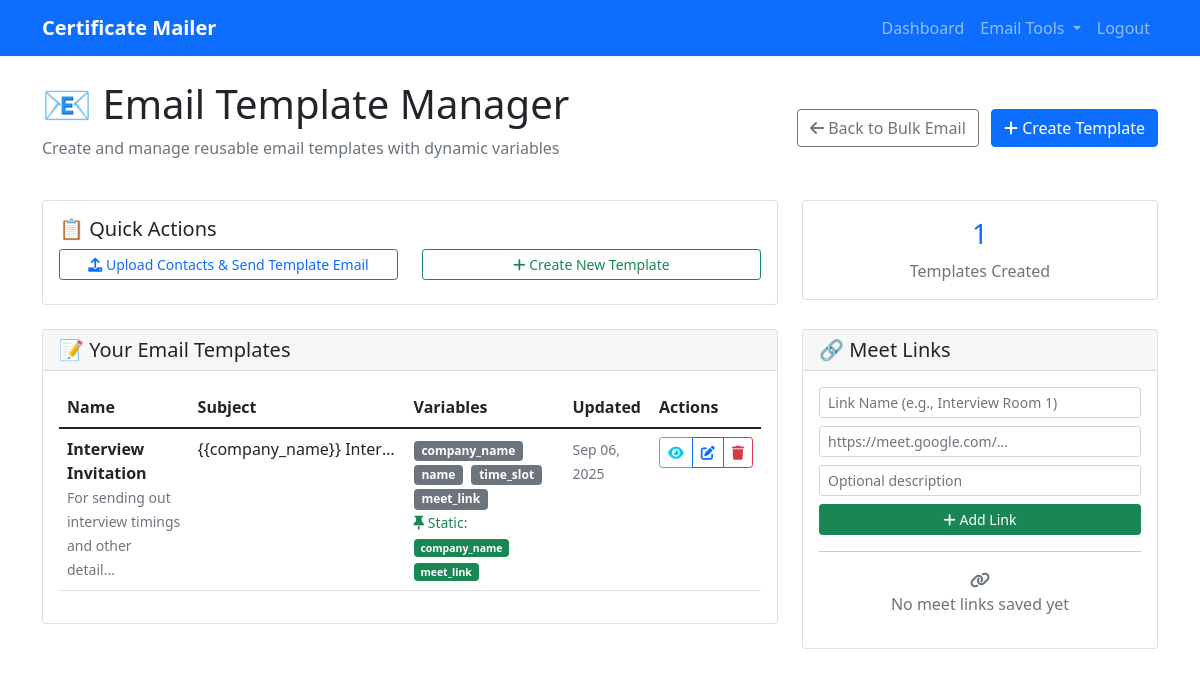
The page /bulk-email/templates (signed in) on the database as committed earlier.
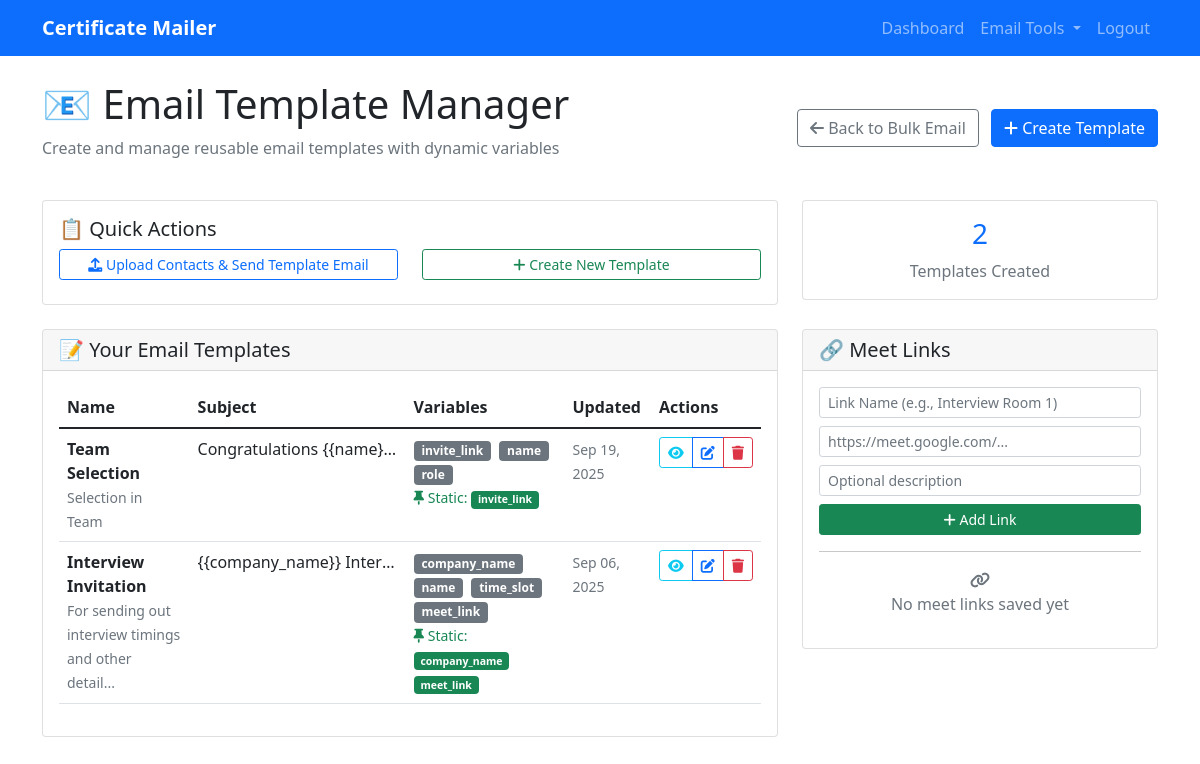
The same page on the database as committed later.
### models.py (models this page shows)
class EmailTemplate(db.Model):
    id = db.Column(db.Integer, primary_key=True)
    name = db.Column(db.String(100), nullable=False)  # Template name (e.g., "Interview Invitation")
    subject = db.Column(db.String(255), nullable=False)  # Email subject with variables
    body = db.Column(db.Text, nullable=False)  # Email body with Jinja2-like variables
    description = db.Column(db.Text)  # Description of when to use this template
    user_id = db.Column(db.Integer, db.ForeignKey('user.id'), nullable=False)
    created_at = db.Column(db.DateTime, default=datetime.utcnow)
    updated_at = db.Column(db.DateTime, default=datetime.utcnow, onupdate=datetime.utcnow)
    template_variables = db.Column(db.Text)  # JSON: ["name", "meet_link", "time_slot", "custom_field"]
    static_variables = db.Column(db.Text)  # JSON: {"company_name": "TechCorp Inc.", "meet_link": "https://meet.google.com/xyz"}
    user = db.relationship('User', backref='email_templates')

### blueprints/bulk_email/routes.py (the view)
@bulk_email_bp.route('/bulk-email/templates')
@login_required
def template_dashboard(current_user):
    templates = get_user_templates(current_user.id)
    meet_links = get_user_meet_links(current_user.id)
    return render_template('bulk_email/templates/dashboard.html',
                          templates=templates,
                          meet_links=meet_links,
                          user=current_user)

### blueprints/bulk_email/template_utils.py (called while the page is built, shortened)
def get_user_templates(user_id):
    templates = EmailTemplate.query.filter_by(user_id=user_id).order_by(EmailTemplate.updated_at.desc()).all()
    template_list = []
    for template in templates:
        variables = json.loads(template.template_variables) if template.template_variables else []
        static_variables = json.loads(template.static_variables) if template.static_variables else {}
        template_list.append({
            'id': template.id,
            'name': template.name,
            'subject': template.subject,
            'body': template.body,
            'description': template.description,
            'variables': variables,
            'static_variables': static_variables,
            'created_at': template.created_at,
            'updated_at': template.updated_at
        })
    return template_list

def get_user_meet_links(user_id):
    links = MeetLink.query.filter_by(user_id=user_id, is_active=True).order_by(MeetLink.created_at.desc()).all()
    link_list = []
    return link_list

### templates/bulk_email/templates/dashboard.html (shortened to what this page needs)
{% extends "base.html" %}
{% block content %}
<div class="row">
    <div class="col-12">
        <div class="d-flex justify-content-between align-items-center mb-4">
            <div>
                <h1>📧 Email Template Manager</h1>
                <p class="text-muted">Create and manage reusable email templates with dynamic variables</p>
            </div>
            <div>
                <a href="{{ url_for('bulk_email.dashboard') }}" class="btn btn-outline-secondary me-2">
                    <i class="fas fa-arrow-left"></i> Back to Bulk Email
                </a>
                <a href="{{ url_for('bulk_email.create_template') }}" class="btn btn-primary">
                    <i class="fas fa-plus"></i> Create Template
                </a>
            </div>
        </div>
        <div class="row mb-4">
            <div class="col-md-8">
                <div class="card">
                    <div class="card-body">
                        <h5 class="card-title">📋 Quick Actions</h5>
                        <div class="row">
                            <div class="col-md-6">
                                <a href="{{ url_for('bulk_email.upload_contacts') }}" class="btn btn-outline-primary btn-sm w-100 mb-2">
                                    <i class="fas fa-upload"></i> Upload Contacts & Send Template Email
                                </a>
                            </div>
                            <div class="col-md-6">
                                <a href="{{ url_for('bulk_email.create_template') }}" class="btn btn-outline-success btn-sm w-100 mb-2">
                                    <i class="fas fa-plus"></i> Create New Template
                                </a>
                            </div>
                        </div>
                    </div>
                </div>
            </div>
            <div class="col-md-4">
                <div class="card">
                    <div class="card-body text-center">
                        <h3 class="text-primary">{{ templates|length }}</h3>
                        <p class="text-muted mb-0">Templates Created</p>
                    </div>
                </div>
            </div>
        </div>
        <div class="row">
            <div class="col-md-8">
                <div class="card">
                    <div class="card-header">
                        <h5 class="mb-0">📝 Your Email Templates</h5>
                    </div>
                    <div class="card-body">
                        {% if templates %}
                            <div class="table-responsive">
                                <table class="table table-hover">
                                    <thead>
                                        <tr>
                                            <th>Name</th>
                                            <th>Subject</th>
                                            <th>Variables</th>
                                            <th>Updated</th>
                                            <th>Actions</th>
                                        </tr>
                                    </thead>
                                    <tbody>
                                        {% for template in templates %}
                                        <tr>
                                            <td>
                                                <strong>{{ template.name }}</strong>
                                                {% if template.description %}
                                                <br><small class="text-muted">{{ template.description[:50] }}{% if template.description|length > 50 %}...{% endif %}</small>
                                                {% endif %}
                                            </td>
                                            <td>
                                                <span class="text-truncate d-inline-block" style="max-width: 200px;" title="{{ template.subject }}">
                                                    {{ template.subject }}
                                                </span>
                                            </td>
                                            <td>
                                                {% for var in template.variables %}
                                                <span class="badge bg-secondary me-1">{{var}}</span>
                                                {% endfor %}
                                                {% if template.static_variables %}
                                                <br><small class="text-success mt-1">
                                                    <i class="fas fa-thumbtack"></i> Static:
                                                    {% for key, value in template.static_variables.items() %}
                                                    <span class="badge bg-success me-1">{{key}}</span>
                                                    {% endfor %}
                                                </small>
                                                {% endif %}
                                            </td>
                                            <td>
                                                <small class="text-muted">
                                                    {{ template.updated_at.strftime('%b %d, %Y') }}
                                                </small>
                                            </td>
                                            <td>
                                                <div class="btn-group btn-group-sm">
                                                    <button class="btn btn-outline-info preview-template-btn"
                                                            data-template-id="{{ template.id }}">
                                                        <i class="fas fa-eye"></i>
                                                    </button>
                                                    <a href="{{ url_for('bulk_email.edit_template', template_id=template.id) }}" class="btn btn-outline-primary">
                                                        <i class="fas fa-edit"></i>
                                                    </a>
                                                    <button class="btn btn-outline-danger delete-template-btn"
                                                            data-template-id="{{ template.id }}"
                                                            data-template-name="{{ template.name }}">
                                                        <i class="fas fa-trash"></i>
                                                    </button>
                                                </div>
                                            </td>
                                        </tr>
                                        {% endfor %}
                                    </tbody>
                                </table>
                            </div>
                        {% endif %}
                    </div>
                </div>
            </div>
            <div class="col-md-4">
                <div class="card">
                    <div class="card-header">
                        <h5 class="mb-0">🔗 Meet Links</h5>
                    </div>
                    <div class="card-body">
                        <form method="POST" action="{{ url_for('bulk_email.create_meet_link') }}" class="mb-3">
                            <div class="mb-2">
                                <input type="text" class="form-control form-control-sm" name="name"
                                       placeholder="Link Name (e.g., Interview Room 1)" required>
                            </div>
                            <div class="mb-2">
                                <input type="url" class="form-control form-control-sm" name="url"
                                       placeholder="https://meet.google.com/..." required>
                            </div>
                            <div class="mb-2">
                                <input type="text" class="form-control form-control-sm" name="description"
                                       placeholder="Optional description">
                            </div>
                            <button type="submit" class="btn btn-success btn-sm w-100">
                                <i class="fas fa-plus"></i> Add Link
                            </button>
                        </form>
                        <hr>
                        {% if meet_links %}
                            <div class="list-group">
                                {% for link in meet_links %}
                                <div class="list-group-item">
                                    <div class="d-flex justify-content-between align-items-start">
                                        <div class="flex-grow-1">
                                            <strong>{{ link.name }}</strong>
                                            <br>
                                            <small class="text-muted text-truncate d-block" style="max-width: 200px;">
                                                {{ link.url }}
                                            </small>
                                            {% if link.description %}
                                            <small class="text-info">{{ link.description }}</small>
                                            {% endif %}
                                        </div>
                                        <div class="btn-group btn-group-sm">
                                            <button class="btn btn-outline-primary btn-sm" onclick="copyToClipboard('{{ link.url }}')">
                                                <i class="fas fa-copy"></i>
                                            </button>
                                            <a href="{{ link.url }}" target="_blank" class="btn btn-outline-success btn-sm">
                                                <i class="fas fa-external-link-alt"></i>
                                            </a>
                                        </div>
                                    </div>
                                </div>
                                {% endfor %}
                            </div>
                        {% else %}
                            <p class="text-muted text-center">
                                <i class="fas fa-link"></i><br>
                                No meet links saved yet
                            </p>
                        {% endif %}
                    </div>
                </div>
            </div>
        </div>
    </div>
</div>
{% endblock %}

### templates/base.html (shortened to what this page needs)
<!DOCTYPE html>
<html lang="en">
<head>
    <link href="https://cdn.jsdelivr.net/npm/bootstrap@5.1.3/dist/css/bootstrap.min.css" rel="stylesheet">
    <link rel="stylesheet" href="https://cdnjs.cloudflare.com/ajax/libs/font-awesome/6.0.0/css/all.min.css">
</head>
<body>    <nav class="navbar navbar-expand-lg navbar-dark bg-primary">
        <div class="container">
            <a class="navbar-brand" href="{{ url_for('main.index') }}">Certificate Mailer</a>
            <div class="collapse navbar-collapse" id="navbarNav">
                <div class="navbar-nav ms-auto">
                    {% if session.token %}
                        <a class="nav-link" href="{{ url_for('main.dashboard') }}">Dashboard</a>
                        <li class="nav-item dropdown">
                            <a class="nav-link dropdown-toggle" href="#" role="button" data-bs-toggle="dropdown">
                                Email Tools
                            </a>
                        </li>
                        <a class="nav-link" href="{{ url_for('auth.logout') }}">Logout</a>
                    {% else %}
                        <a class="nav-link" href="{{ url_for('auth.login') }}">Login</a>
                        <a class="nav-link" href="{{ url_for('auth.signup') }}">Sign Up</a>
                    {% endif %}
                </div>
            </div>
        </div>
    </nav>
    <div class="container mt-4">
        {% block content %}{% endblock %}
    </div>
</body>
</html>

### templates/base.html (style rules this page uses)
.navbar-brand { font-weight: bold; }

Rows that differ between the two databases and show on the page:
added EmailTemplate: name "Team Selection", description "Selection in Team", subject "Congratulations {{name}…", variables "invite_link" "name" "role", static_variables "invite_link", updated_at "Sep 19, 2025"
Other text that changed with them:
{{ templates|length }}: "1" → "2"
